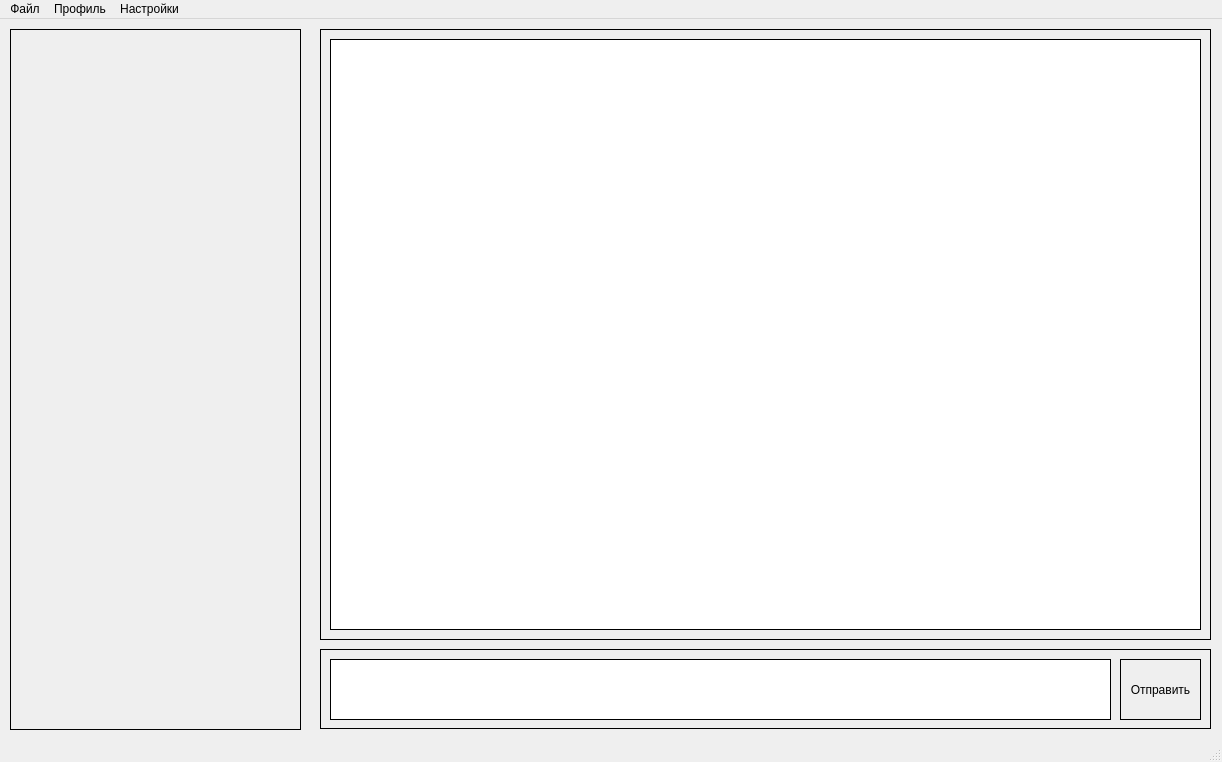
<?xml version="1.0" encoding="UTF-8"?>
<ui version="4.0">
 <class>MainWindow</class>
 <widget class="QMainWindow" name="MainWindow">
  <property name="geometry">
   <rect>
    <x>0</x>
    <y>0</y>
    <width>1222</width>
    <height>762</height>
   </rect>
  </property>
  <property name="windowTitle">
   <string>MainWindow</string>
  </property>
  <widget class="QWidget" name="centralwidget">
   <widget class="QFrame" name="frame">
    <property name="geometry">
     <rect>
      <x>10</x>
      <y>10</y>
      <width>291</width>
      <height>701</height>
     </rect>
    </property>
    <property name="autoFillBackground">
     <bool>false</bool>
    </property>
    <property name="styleSheet">
     <string notr="true">border: 1px solid black;</string>
    </property>
    <property name="frameShape">
     <enum>QFrame::StyledPanel</enum>
    </property>
    <property name="frameShadow">
     <enum>QFrame::Raised</enum>
    </property>
   </widget>
   <widget class="QFrame" name="frame_2">
    <property name="geometry">
     <rect>
      <x>320</x>
      <y>10</y>
      <width>891</width>
      <height>611</height>
     </rect>
    </property>
    <property name="styleSheet">
     <string notr="true">border: 1px solid black;</string>
    </property>
    <property name="frameShape">
     <enum>QFrame::StyledPanel</enum>
    </property>
    <property name="frameShadow">
     <enum>QFrame::Raised</enum>
    </property>
    <widget class="QTextBrowser" name="textBrowser">
     <property name="geometry">
      <rect>
       <x>10</x>
       <y>10</y>
       <width>871</width>
       <height>591</height>
      </rect>
     </property>
    </widget>
   </widget>
   <widget class="QFrame" name="frame_3">
    <property name="geometry">
     <rect>
      <x>320</x>
      <y>630</y>
      <width>891</width>
      <height>80</height>
     </rect>
    </property>
    <property name="styleSheet">
     <string notr="true">border: 1px solid black;</string>
    </property>
    <property name="frameShape">
     <enum>QFrame::StyledPanel</enum>
    </property>
    <property name="frameShadow">
     <enum>QFrame::Raised</enum>
    </property>
    <widget class="QTextEdit" name="MessageToSend">
     <property name="geometry">
      <rect>
       <x>10</x>
       <y>10</y>
       <width>781</width>
       <height>61</height>
      </rect>
     </property>
     <property name="styleSheet">
      <string notr="true">border: 1px solid black;</string>
     </property>
    </widget>
    <widget class="QPushButton" name="Send">
     <property name="geometry">
      <rect>
       <x>800</x>
       <y>10</y>
       <width>81</width>
       <height>61</height>
      </rect>
     </property>
     <property name="styleSheet">
      <string notr="true">border: 1px solid black; </string>
     </property>
     <property name="text">
      <string>Отправить</string>
     </property>
    </widget>
   </widget>
  </widget>
  <widget class="QMenuBar" name="menubar">
   <property name="geometry">
    <rect>
     <x>0</x>
     <y>0</y>
     <width>1222</width>
     <height>22</height>
    </rect>
   </property>
   <widget class="QMenu" name="menu">
    <property name="title">
     <string>Файл</string>
    </property>
   </widget>
   <widget class="QMenu" name="menu_2">
    <property name="title">
     <string>Профиль</string>
    </property>
   </widget>
   <widget class="QMenu" name="menu_3">
    <property name="title">
     <string>Настройки</string>
    </property>
   </widget>
   <addaction name="menu"/>
   <addaction name="menu_2"/>
   <addaction name="menu_3"/>
  </widget>
  <widget class="QStatusBar" name="statusbar"/>
 </widget>
 <resources/>
 <connections/>
</ui>
